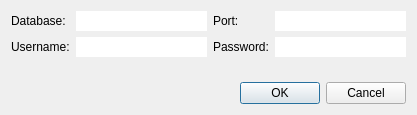
<?xml version="1.0" encoding="UTF-8"?>
<ui version="4.0">
 <class>Dialog</class>
 <widget class="QDialog" name="Dialog">
  <property name="geometry">
   <rect>
    <x>0</x>
    <y>0</y>
    <width>417</width>
    <height>115</height>
   </rect>
  </property>
  <property name="sizePolicy">
   <sizepolicy hsizetype="Preferred" vsizetype="Ignored">
    <horstretch>0</horstretch>
    <verstretch>0</verstretch>
   </sizepolicy>
  </property>
  <property name="windowTitle">
   <string>Database Connection</string>
  </property>
  <layout class="QVBoxLayout" name="verticalLayout">
   <item>
    <layout class="QGridLayout" name="gridLayout">
     <item row="0" column="0">
      <widget class="QLabel" name="label">
       <property name="sizePolicy">
        <sizepolicy hsizetype="Preferred" vsizetype="Fixed">
         <horstretch>0</horstretch>
         <verstretch>0</verstretch>
        </sizepolicy>
       </property>
       <property name="text">
        <string>Database:</string>
       </property>
      </widget>
     </item>
     <item row="1" column="0">
      <widget class="QLabel" name="label_2">
       <property name="text">
        <string>Username:</string>
       </property>
      </widget>
     </item>
     <item row="1" column="1">
      <widget class="QLineEdit" name="lineEdit_2">
       <property name="frame">
        <bool>false</bool>
       </property>
      </widget>
     </item>
     <item row="1" column="2" colspan="3">
      <widget class="QLabel" name="label_4">
       <property name="text">
        <string>Password:</string>
       </property>
      </widget>
     </item>
     <item row="1" column="5">
      <widget class="QLineEdit" name="lineEdit_4">
       <property name="frame">
        <bool>false</bool>
       </property>
      </widget>
     </item>
     <item row="0" column="1">
      <widget class="QLineEdit" name="lineEdit">
       <property name="sizePolicy">
        <sizepolicy hsizetype="Expanding" vsizetype="Expanding">
         <horstretch>0</horstretch>
         <verstretch>0</verstretch>
        </sizepolicy>
       </property>
       <property name="frame">
        <bool>false</bool>
       </property>
      </widget>
     </item>
     <item row="0" column="5">
      <widget class="QLineEdit" name="lineEdit_3">
       <property name="frame">
        <bool>false</bool>
       </property>
      </widget>
     </item>
     <item row="0" column="2" colspan="3">
      <widget class="QLabel" name="label_3">
       <property name="text">
        <string>Port:</string>
       </property>
      </widget>
     </item>
    </layout>
   </item>
   <item>
    <spacer name="verticalSpacer">
     <property name="orientation">
      <enum>Qt::Orientation::Vertical</enum>
     </property>
     <property name="sizeHint" stdset="0">
      <size>
       <width>20</width>
       <height>40</height>
      </size>
     </property>
    </spacer>
   </item>
   <item>
    <widget class="QDialogButtonBox" name="buttonBox">
     <property name="sizePolicy">
      <sizepolicy hsizetype="Expanding" vsizetype="Expanding">
       <horstretch>0</horstretch>
       <verstretch>0</verstretch>
      </sizepolicy>
     </property>
     <property name="orientation">
      <enum>Qt::Orientation::Horizontal</enum>
     </property>
     <property name="standardButtons">
      <set>QDialogButtonBox::StandardButton::Cancel|QDialogButtonBox::StandardButton::Ok</set>
     </property>
    </widget>
   </item>
  </layout>
 </widget>
 <resources/>
 <connections>
  <connection>
   <sender>buttonBox</sender>
   <signal>accepted()</signal>
   <receiver>Dialog</receiver>
   <slot>accept()</slot>
   <hints>
    <hint type="sourcelabel">
     <x>248</x>
     <y>254</y>
    </hint>
    <hint type="destinationlabel">
     <x>157</x>
     <y>274</y>
    </hint>
   </hints>
  </connection>
  <connection>
   <sender>buttonBox</sender>
   <signal>rejected()</signal>
   <receiver>Dialog</receiver>
   <slot>reject()</slot>
   <hints>
    <hint type="sourcelabel">
     <x>316</x>
     <y>260</y>
    </hint>
    <hint type="destinationlabel">
     <x>286</x>
     <y>274</y>
    </hint>
   </hints>
  </connection>
 </connections>
</ui>
